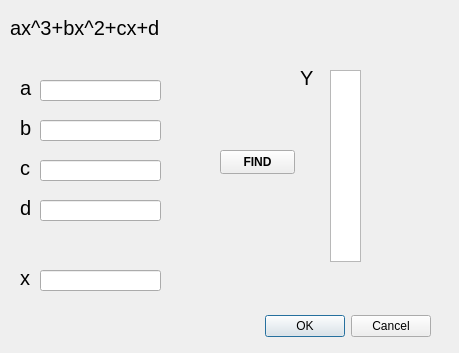
<?xml version="1.0" encoding="UTF-8"?>
<ui version="4.0">
 <class>Ur3</class>
 <widget class="QDialog" name="Ur3">
  <property name="geometry">
   <rect>
    <x>0</x>
    <y>0</y>
    <width>459</width>
    <height>353</height>
   </rect>
  </property>
  <property name="windowTitle">
   <string>Dialog</string>
  </property>
  <widget class="QDialogButtonBox" name="buttonBox">
   <property name="geometry">
    <rect>
     <x>90</x>
     <y>310</y>
     <width>341</width>
     <height>32</height>
    </rect>
   </property>
   <property name="font">
    <font>
     <family>MS Sans Serif</family>
    </font>
   </property>
   <property name="orientation">
    <enum>Qt::Orientation::Horizontal</enum>
   </property>
   <property name="standardButtons">
    <set>QDialogButtonBox::StandardButton::Cancel|QDialogButtonBox::StandardButton::Ok</set>
   </property>
  </widget>
  <widget class="QLabel" name="label">
   <property name="geometry">
    <rect>
     <x>20</x>
     <y>270</y>
     <width>16</width>
     <height>16</height>
    </rect>
   </property>
   <property name="font">
    <font>
     <family>MS Sans Serif</family>
     <pointsize>15</pointsize>
     <bold>false</bold>
    </font>
   </property>
   <property name="text">
    <string>x</string>
   </property>
  </widget>
  <widget class="QLineEdit" name="lineEdit">
   <property name="geometry">
    <rect>
     <x>40</x>
     <y>270</y>
     <width>121</width>
     <height>21</height>
    </rect>
   </property>
   <property name="font">
    <font>
     <family>MS Sans Serif</family>
    </font>
   </property>
  </widget>
  <widget class="QLabel" name="label_2">
   <property name="geometry">
    <rect>
     <x>300</x>
     <y>70</y>
     <width>21</width>
     <height>16</height>
    </rect>
   </property>
   <property name="font">
    <font>
     <family>MS Sans Serif</family>
     <pointsize>15</pointsize>
     <bold>false</bold>
    </font>
   </property>
   <property name="text">
    <string>Y</string>
   </property>
  </widget>
  <widget class="QPushButton" name="pushButton">
   <property name="geometry">
    <rect>
     <x>220</x>
     <y>150</y>
     <width>75</width>
     <height>24</height>
    </rect>
   </property>
   <property name="font">
    <font>
     <family>MS Sans Serif</family>
     <bold>true</bold>
    </font>
   </property>
   <property name="text">
    <string>FIND</string>
   </property>
  </widget>
  <widget class="QLabel" name="label_3">
   <property name="geometry">
    <rect>
     <x>10</x>
     <y>20</y>
     <width>171</width>
     <height>16</height>
    </rect>
   </property>
   <property name="font">
    <font>
     <family>MS Sans Serif</family>
     <pointsize>15</pointsize>
     <bold>false</bold>
    </font>
   </property>
   <property name="text">
    <string>aх^3+bx^2+cx+d</string>
   </property>
  </widget>
  <widget class="QLabel" name="label_4">
   <property name="geometry">
    <rect>
     <x>20</x>
     <y>80</y>
     <width>16</width>
     <height>16</height>
    </rect>
   </property>
   <property name="font">
    <font>
     <family>MS Sans Serif</family>
     <pointsize>15</pointsize>
     <bold>false</bold>
    </font>
   </property>
   <property name="text">
    <string>a</string>
   </property>
  </widget>
  <widget class="QLabel" name="label_5">
   <property name="geometry">
    <rect>
     <x>20</x>
     <y>160</y>
     <width>16</width>
     <height>16</height>
    </rect>
   </property>
   <property name="font">
    <font>
     <family>MS Sans Serif</family>
     <pointsize>15</pointsize>
     <bold>false</bold>
    </font>
   </property>
   <property name="text">
    <string>c</string>
   </property>
  </widget>
  <widget class="QLabel" name="label_6">
   <property name="geometry">
    <rect>
     <x>20</x>
     <y>120</y>
     <width>16</width>
     <height>16</height>
    </rect>
   </property>
   <property name="font">
    <font>
     <family>MS Sans Serif</family>
     <pointsize>15</pointsize>
     <bold>false</bold>
    </font>
   </property>
   <property name="text">
    <string>b</string>
   </property>
  </widget>
  <widget class="QLineEdit" name="lineEdit_3">
   <property name="geometry">
    <rect>
     <x>40</x>
     <y>120</y>
     <width>121</width>
     <height>21</height>
    </rect>
   </property>
   <property name="font">
    <font>
     <family>MS Sans Serif</family>
    </font>
   </property>
  </widget>
  <widget class="QLineEdit" name="lineEdit_4">
   <property name="geometry">
    <rect>
     <x>40</x>
     <y>80</y>
     <width>121</width>
     <height>21</height>
    </rect>
   </property>
   <property name="font">
    <font>
     <family>MS Sans Serif</family>
    </font>
   </property>
  </widget>
  <widget class="QLineEdit" name="lineEdit_5">
   <property name="geometry">
    <rect>
     <x>40</x>
     <y>160</y>
     <width>121</width>
     <height>21</height>
    </rect>
   </property>
   <property name="font">
    <font>
     <family>MS Sans Serif</family>
    </font>
   </property>
  </widget>
  <widget class="QLabel" name="label_7">
   <property name="geometry">
    <rect>
     <x>20</x>
     <y>200</y>
     <width>16</width>
     <height>16</height>
    </rect>
   </property>
   <property name="font">
    <font>
     <family>MS Sans Serif</family>
     <pointsize>15</pointsize>
     <bold>false</bold>
    </font>
   </property>
   <property name="text">
    <string>d</string>
   </property>
  </widget>
  <widget class="QLineEdit" name="lineEdit_6">
   <property name="geometry">
    <rect>
     <x>40</x>
     <y>200</y>
     <width>121</width>
     <height>21</height>
    </rect>
   </property>
   <property name="font">
    <font>
     <family>MS Sans Serif</family>
    </font>
   </property>
  </widget>
  <widget class="QListView" name="listView">
   <property name="geometry">
    <rect>
     <x>330</x>
     <y>70</y>
     <width>31</width>
     <height>192</height>
    </rect>
   </property>
  </widget>
 </widget>
 <resources/>
 <connections>
  <connection>
   <sender>buttonBox</sender>
   <signal>accepted()</signal>
   <receiver>Ur3</receiver>
   <slot>accept()</slot>
   <hints>
    <hint type="sourcelabel">
     <x>248</x>
     <y>254</y>
    </hint>
    <hint type="destinationlabel">
     <x>157</x>
     <y>274</y>
    </hint>
   </hints>
  </connection>
  <connection>
   <sender>buttonBox</sender>
   <signal>rejected()</signal>
   <receiver>Ur3</receiver>
   <slot>reject()</slot>
   <hints>
    <hint type="sourcelabel">
     <x>316</x>
     <y>260</y>
    </hint>
    <hint type="destinationlabel">
     <x>286</x>
     <y>274</y>
    </hint>
   </hints>
  </connection>
 </connections>
</ui>
